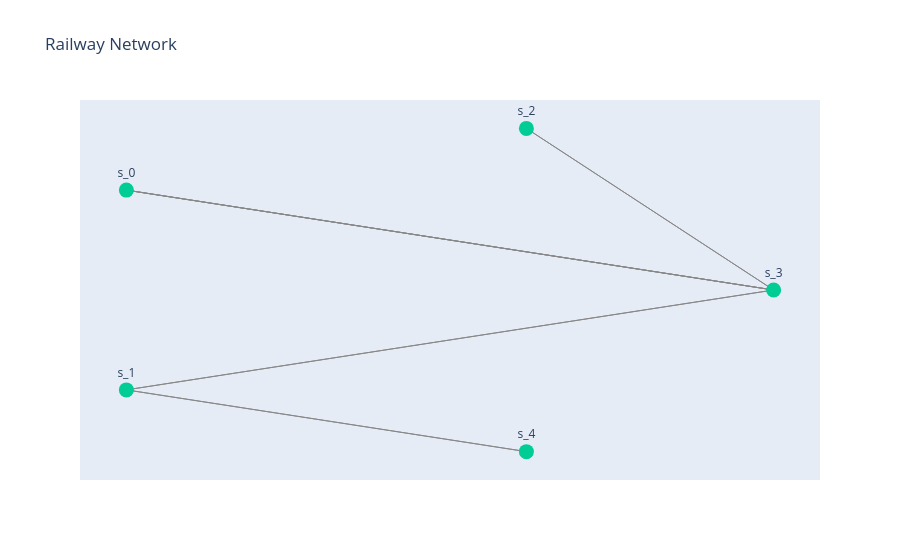

The notebook cell saved with this chart:
### Code cell
import pandas as pd
import plotly.graph_objects as go

stations = list(set(data_frame['from']).union(data_frame['to']))
import numpy as np
angle = np.linspace(0, 2*np.pi, len(stations), endpoint=False)
pos = {station: (np.cos(a), np.sin(a)) for station, a in zip(stations, angle)}

edge_x = []
edge_y = []
for _, row in data_frame.iterrows():
    x0, y0 = pos[row['from']]
    x1, y1 = pos[row['to']]
    edge_x += [x0, x1, None]
    edge_y += [y0, y1, None]

edge_trace = go.Scatter(
    x=edge_x, y=edge_y,
    line=dict(width=1, color='#888'),
    mode='lines'
)

node_x = [pos[s][0] for s in stations]
node_y = [pos[s][1] for s in stations]

node_trace = go.Scatter(
    x=node_x, y=node_y,
    mode='markers+text',
    text=stations,
    textposition="top center",
    marker=dict(size=15, color='#00CC96')
)

fig = go.Figure(data=[edge_trace, node_trace])
fig.update_layout(
    title="Railway Network",
    showlegend=False,
    xaxis=dict(showgrid=False, zeroline=False, showticklabels=False),
    yaxis=dict(showgrid=False, zeroline=False, showticklabels=False)
)
fig.show()

### Figure 1 — Plotly figure (JSON) as saved in the notebook; plotly's stock layout.template omitted (floating-point values rounded to 4 significant figures)
{"data": [{"line": {"color": "#888", "width": 1}, "mode": "lines", "type": "scatter", "x": [-0.809, 1, null, 1, -0.809, null, -0.809, 1, null, 1, -0.809, null, 0.309, 1, null, 1, 0.309, null, 1, -0.809, null, -0.809, 1, null, 0.309, -0.809, null, -0.809, 0.309, null], "y": [0.5878, 0, null, 0, 0.5878, null, -0.5878, 0, null, 0, -0.5878, null, 0.9511, 0, null, 0, 0.9511, null, 0, 0.5878, null, 0.5878, 0, null, -0.9511, -0.5878, null, -0.5878, -0.9511, null]}, {"marker": {"color": "#00CC96", "size": 15}, "mode": "markers+text", "text": ["s_3", "s_2", "s_0", "s_1", "s_4"], "textposition": "top center", "type": "scatter", "x": [1, 0.309, -0.809, -0.809, 0.309], "y": [0, 0.9511, 0.5878, -0.5878, -0.9511]}], "layout": {"showlegend": false, "title": {"text": "Railway Network"}, "xaxis": {"showgrid": false, "showticklabels": false, "zeroline": false}, "yaxis": {"showgrid": false, "showticklabels": false, "zeroline": false}}}
